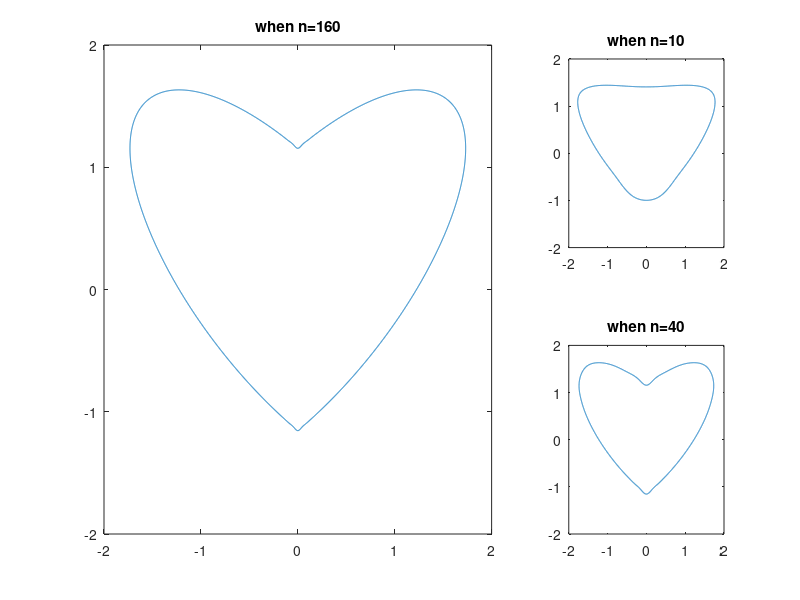

Reproduce this figure in MATLAB.
x = [0:0.002:9.40811184012];

t1 = ( 1.22474487139 + 0.691195440376*x.^1 + 0.081805349581*x.^2 + -0.236554902694*x.^3 ).*(x>=0 & x<1.34954900585) ...
+( -0.121625018164 + 3.6841283766*x.^1 + -2.13592288648*x.^2 + 0.311215309538*x.^3 ).*(x>=1.34954900585 & x<2.62408014202) ...
+( 9.59922230638 + -7.42930581569*x.^1 + 2.09925042791*x.^2 + -0.226772999402*x.^3 ).*(x>=2.62408014202 & x<3.5472907397) ...
+( -14.4147051081 + 12.8796531984*x.^1 + -3.6259524112*x.^2 + 0.311215309538*x.^3 ).*(x>=3.5472907397 & x<4.82182187587) ...
+( 46.9942772451 + -25.3272635651*x.^1 + 4.29779876566*x.^2 + -0.236554902694*x.^3 ).*(x>=4.82182187587 & x<6.17137088172) ...
+( -21.1492322802 + 7.79836321927*x.^1 + -1.06982982437*x.^2 + 0.0533660183303*x.^3 ).*(x>=6.17137088172 & x<6.89434385972) ...
+( -72.5414099687 + 30.1611197342*x.^1 + -4.31346793845*x.^2 + 0.210192066855*x.^3 ).*(x>=6.89434385972 & x<7.48613133372) ...
+( 203.161207839 + -80.3242319852*x.^1 + 10.4452033691*x.^2 + -0.446964064022*x.^3 ).*(x>=7.48613133372 & x<8.09335138812) ...
+( -145.219224284 + 48.811554446*x.^1 + -5.51058308308*x.^2 + 0.210192066855*x.^3 ).*(x>=8.09335138812 & x<8.68513886212) ...
+( -42.4771097922 + 13.3226177269*x.^1 + -1.42441505716*x.^2 + 0.0533660183303*x.^3 ).*(x>=8.68513886212 & x<9.40811184012);

y1 = ( 0 + 0.877899536886*x.^1 + 0.334640541139*x.^2 + -0.220056806729*x.^3 ).*(x>=0 & x<1.34954900585) ...
+( -0.936574088758 + 2.95987081328*x.^1 + -1.20807577918*x.^2 + 0.160988098797*x.^3 ).*(x>=1.34954900585 & x<2.62408014202) ...
+( 1.97230088766 + -0.365723092753*x.^1 + 0.059261240292*x.^2 + -2.40513492245e-16*x.^3 ).*(x>=2.62408014202 & x<3.5472907397) ...
+( 9.15824982908 + -6.44299400348*x.^1 + 1.77247601649*x.^2 + -0.160988098797*x.^3 ).*(x>=3.5472907397 & x<4.82182187587) ...
+( -33.5596259457 + 20.134849522*x.^1 + -3.73951596697*x.^2 + 0.220056806729*x.^3 ).*(x>=4.82182187587 & x<6.17137088172) ...
+( 70.0328619931 + -30.2230806321*x.^1 + 4.42041010444*x.^2 + -0.220684060943*x.^3 ).*(x>=6.17137088172 & x<6.89434385972) ...
+( -155.918077776 + 68.097054409*x.^1 + -9.84057499315*x.^2 + 0.468817622744*x.^3 ).*(x>=6.89434385972 & x<7.48613133372) ...
+( 40.7691930135 + -10.723605564*x.^1 + 0.68831589312*x.^2 + 2.31593552892e-15*x.^3 ).*(x>=7.48613133372 & x<8.09335138812) ...
+( 289.305086273 + -102.84955488*x.^1 + 12.0712331666*x.^2 + -0.468817622744*x.^3 ).*(x>=8.09335138812 & x<8.68513886212) ...
+( -162.411076913 + 53.181167377*x.^1 + -5.89402043892*x.^2 + 0.220684060943*x.^3 ).*(x>=8.68513886212 & x<9.40811184012);

subplot(2,3,3);
plot(t1,y1);
title('when n=10');
axis([-2 2 -2 2]);

x = [0:0.002:10.1486892136];

t2 = ( 1.22474487139 + 0.599897154753*x.^1 + -0.0949961731054*x.^2 + -0.0186107274767*x.^3 ).*(x>=0 & x<0.266253139773) ...
+( 1.22575662934 + 0.588497199603*x.^1 + -0.052179945063*x.^2 + -0.0722141367221*x.^3 ).*(x>=0.266253139773 & x<0.593014332353) ...
+( 1.21975438871 + 0.618861932659*x.^1 + -0.1033839909*x.^2 + -0.043432344533*x.^3 ).*(x>=0.593014332353 & x<0.979244462991) ...
+( 1.78185557236 + -1.10318359805*x.^1 + 1.65516108726*x.^2 + -0.642038427971*x.^3 ).*(x>=0.979244462991 & x<1.37557307207) ...
+( -0.445648492459 + 3.75480056154*x.^1 + -1.87644639927*x.^2 + 0.213752165354*x.^3 ).*(x>=1.37557307207 & x<1.71975449448) ...
+( -3.61157764657 + 9.27755831144*x.^1 + -5.08781044433*x.^2 + 0.836198383766*x.^3 ).*(x>=1.71975449448 & x<2.09244880354) ...
+( 4.90781361492 + -2.936921556*x.^1 + 0.749598741879*x.^2 + -0.0937183046511*x.^3 ).*(x>=2.09244880354 & x<2.49348409582) ...
+( 3.09466685849 + -0.755459769899*x.^1 + -0.125266186978*x.^2 + 0.023235175598*x.^3 ).*(x>=2.49348409582 & x<2.85044349958) ...
+( 3.55411190255 + -1.23901088479*x.^1 + 0.044374472437*x.^2 + 0.00339724985769*x.^3 ).*(x>=2.85044349958 & x<3.14377065039) ...
+( 6.96097841247 + -4.49007486699*x.^1 + 1.07850333988*x.^2 + -0.106251213983*x.^3 ).*(x>=3.14377065039 & x<3.38350123089) ...
+( 6.96097841247 + -4.49007486699*x.^1 + 1.07850333988*x.^2 + -0.106251213983*x.^3 ).*(x>=3.38350123089 & x<3.62323181139) ...
+( 1.74553888898 + -0.171742674918*x.^1 + -0.113342066888*x.^2 + 0.00339724985769*x.^3 ).*(x>=3.62323181139 & x<3.9165589622) ...
+( 0.553719991305 + 0.741164989063*x.^1 + -0.346431284436*x.^2 + 0.023235175598*x.^3 ).*(x>=3.9165589622 & x<4.27351836596) ...
+( 9.68159898442 + -5.66658493368*x.^1 + 1.15297725299*x.^2 + -0.0937183046511*x.^3 ).*(x>=4.27351836596 & x<4.67455365824) ...
+( -85.305470613 + 55.2935044408*x.^1 + -11.8878591201*x.^2 + 0.836198383766*x.^3 ).*(x>=4.67455365824 & x<5.0472479673) ...
+( -5.27308580817 + 7.72358991112*x.^1 + -2.46293788822*x.^2 + 0.213752165354*x.^3 ).*(x>=5.0472479673 & x<5.39142938971) ...
+( 128.842507034 + -66.9035171959*x.^1 + 11.3788657807*x.^2 + -0.642038427971*x.^3 ).*(x>=5.39142938971 & x<5.78775799879) ...
+( 12.7852725332 + -6.74694126881*x.^1 + 0.985104338027*x.^2 + -0.043432344533*x.^3 ).*(x>=5.78775799879 & x<6.17398812943) ...
+( 19.5588047938 + -10.0382655078*x.^1 + 1.51819966799*x.^2 + -0.0722141367222*x.^3 ).*(x>=6.17398812943 & x<6.50074932201) ...
+( 4.83287687517 + -3.24246681331*x.^1 + 0.472812689056*x.^2 + -0.0186107274767*x.^3 ).*(x>=6.50074932201 & x<6.76700246178) ...
+( 5.55998538473 + -3.56481419548*x.^1 + 0.520447869328*x.^2 + -0.0209571716391*x.^3 ).*(x>=6.76700246178 & x<6.98669731112) ...
+( 2.42521852839 + -2.21878471256*x.^1 + 0.327791822703*x.^2 + -0.0117656066767*x.^3 ).*(x>=6.98669731112 & x<7.1737217779) ...
+( 1.72562739233 + -1.92622061917*x.^1 + 0.287009073881*x.^2 + -0.00987060014753*x.^3 ).*(x>=7.1737217779 & x<7.33894211421) ...
+( 0.680647874552 + -1.4990557084*x.^1 + 0.228803830656*x.^2 + -0.00722692924244*x.^3 ).*(x>=7.33894211421 & x<7.49059203449) ...
+( -0.167522520108 + -1.15936143961*x.^1 + 0.183454375336*x.^2 + -0.00520886644617*x.^3 ).*(x>=7.49059203449 & x<7.63518631386) ...
+( -0.236414674101 + -1.13229249152*x.^1 + 0.179909085545*x.^2 + -0.00505408787037*x.^3 ).*(x>=7.63518631386 & x<7.77834965097) ...
+( -3.23929274642 + 0.0258753231415*x.^1 + 0.0310127429234*x.^2 + 0.00132671479784*x.^3 ).*(x>=7.77834965097 & x<7.92552766333) ...
+( 4.75507472014 + -3.0001821734*x.^1 + 0.412824229185*x.^2 + -0.0147315845138*x.^3 ).*(x>=7.92552766333 & x<8.08266981568) ...
+( -25.8330554383 + 8.35304548131*x.^1 + -0.9918140789*x.^2 + 0.0431963996844*x.^3 ).*(x>=8.08266981568 & x<8.25698786495) ...
+( 71.5432143913 + -27.026540182*x.^1 + 3.29299125714*x.^2 + -0.129780534363*x.^3 ).*(x>=8.25698786495 & x<8.45784583771) ...
+( 71.5432143913 + -27.026540182*x.^1 + 3.29299125714*x.^2 + -0.129780534363*x.^3 ).*(x>=8.45784583771 & x<8.65870381047) ...
+( -40.7482762186 + 11.8793375571*x.^1 + -1.20027685675*x.^2 + 0.0431963996843*x.^3 ).*(x>=8.65870381047 & x<8.83302185974) ...
+( -0.825904720668 + -1.67968181308*x.^1 + 0.33476059539*x.^2 + -0.0147315845137*x.^3 ).*(x>=8.83302185974 & x<8.99016401209) ...
+( -12.4940651855 + 2.21396032152*x.^1 + -0.0983396383069*x.^2 + 0.0013267147978*x.^3 ).*(x>=8.99016401209 & x<9.13734202445) ...
+( -7.62624016719 + 0.615741165903*x.^1 + 0.0765710908027*x.^2 + -0.0050540878704*x.^3 ).*(x>=9.13734202445 & x<9.28050536156) ...
+( -7.50252420883 + 0.575748960673*x.^1 + 0.0808803610064*x.^2 + -0.00520886644606*x.^3 ).*(x>=9.28050536156 & x<9.42509964093) ...
+( -5.81289064977 + 0.03794025092*x.^1 + 0.137941689824*x.^2 + -0.00722692924262*x.^3 ).*(x>=9.42509964093 & x<9.57674956121) ...
+( -3.49089296294 + -0.689445697307*x.^1 + 0.213895012356*x.^2 + -0.00987060014739*x.^3 ).*(x>=9.57674956121 & x<9.74196989752) ...
+( -1.73882454802 + -1.22898803834*x.^1 + 0.26927830205*x.^2 + -0.0117656066768*x.^3 ).*(x>=9.74196989752 & x<9.9289943643) ...
+( 7.25833151084 + -3.94743737835*x.^1 + 0.54306729218*x.^2 + -0.0209571716391*x.^3 ).*(x>=9.9289943643 & x<10.1486892136);

y2 = ( 0 + 0.800055509872*x.^1 + 0.0701857489273*x.^2 + 0.00865400737943*x.^3 ).*(x>=0 & x<0.266253139773) ...
+( 6.55712327557e-05 + 0.799316687793*x.^1 + 0.0729606348108*x.^2 + 0.00518001281186*x.^3 ).*(x>=0.266253139773 & x<0.593014332353) ...
+( -0.00487295244464 + 0.82430018351*x.^1 + 0.030830968876*x.^2 + 0.0288610964081*x.^3 ).*(x>=0.593014332353 & x<0.979244462991) ...
+( 0.132515496968 + 0.40339880105*x.^1 + 0.460653549822*x.^2 + -0.117449859705*x.^3 ).*(x>=0.979244462991 & x<1.37557307207) ...
+( 2.81989087105 + -5.45752293837*x.^1 + 4.72136630905*x.^2 + -1.14991961013*x.^3 ).*(x>=1.37557307207 & x<1.71975449448) ...
+( -6.52127005234 + 10.8375254887*x.^1 + -4.75385150799*x.^2 + 0.686625053164*x.^3 ).*(x>=1.71975449448 & x<2.09244880354) ...
+( -1.56921717665 + 3.73763439363*x.^1 + -1.3607500457*x.^2 + 0.146093873214*x.^3 ).*(x>=2.09244880354 & x<2.49348409582) ...
+( -4.49526179806 + 7.25806345067*x.^1 + -2.77260146394*x.^2 + 0.334832650494*x.^3 ).*(x>=2.49348409582 & x<2.85044349958) ...
+( 33.4921876707 + -32.7225039322*x.^1 + 11.2534851393*x.^2 + -1.30539007336*x.^3 ).*(x>=2.85044349958 & x<3.14377065039) ...
+( -219.305041524 + 208.513824007*x.^1 + -65.481224471*x.^2 + 6.83077486398*x.^3 ).*(x>=3.14377065039 & x<3.38350123089) ...
+( 309.869550599 + -260.681742371*x.^1 + 73.1903864904*x.^2 + -6.83077486398*x.^3 ).*(x>=3.38350123089 & x<3.62323181139) ...
+( -77.1279019662 + 59.7483096189*x.^1 + -15.2472483808*x.^2 + 1.30539007336*x.^3 ).*(x>=3.62323181139 & x<3.9165589622) ...
+( 21.4130677039 + -15.7319555484*x.^1 + 4.02483864659*x.^2 + -0.334832650494*x.^3 ).*(x>=3.9165589622 & x<4.27351836596) ...
+( 6.68255505353 + -5.39116976793*x.^1 + 1.60510275337*x.^2 + -0.146093873214*x.^3 ).*(x>=4.27351836596 & x<4.67455365824) ...
+( 61.895536441 + -40.8253430115*x.^1 + 9.18532876726*x.^2 + -0.686625053164*x.^3 ).*(x>=4.67455365824 & x<5.0472479673) ...
+( -174.242213064 + 99.5309963453*x.^1 + -18.6231601887*x.^2 + 1.14991961013*x.^3 ).*(x>=5.0472479673 & x<5.39142938971) ...
+( -12.4382697289 + 9.49701928298*x.^1 + -1.92369691946*x.^2 + 0.117449859705*x.^3 ).*(x>=5.39142938971 & x<5.78775799879) ...
+( 15.9283730659 + -5.20641655558*x.^1 + 0.616740300207*x.^2 + -0.0288610964081*x.^3 ).*(x>=5.78775799879 & x<6.17398812943) ...
+( 10.3552460468 + -2.49838072742*x.^1 + 0.178120113161*x.^2 + -0.00518001281187*x.^3 ).*(x>=6.17398812943 & x<6.50074932201) ...
+( 11.3096217911 + -2.9388110672*x.^1 + 0.24587081665*x.^2 + -0.00865400737943*x.^3 ).*(x>=6.50074932201 & x<6.76700246178) ...
+( 9.64649650273 + -2.20150146917*x.^1 + 0.136914214049*x.^2 + -0.00328695339374*x.^3 ).*(x>=6.76700246178 & x<6.98669731112) ...
+( 9.14342262983 + -1.98548787197*x.^1 + 0.10599637296*x.^2 + -0.00181187202545*x.^3 ).*(x>=6.98669731112 & x<7.1737217779) ...
+( 8.99843987415 + -1.9248571031*x.^1 + 0.0975445859041*x.^2 + -0.00141915225748*x.^3 ).*(x>=7.1737217779 & x<7.33894211421) ...
+( 5.70586192725 + -0.578922813527*x.^1 + -0.0858516405041*x.^2 + 0.00691066892356*x.^3 ).*(x>=7.33894211421 & x<7.49059203449) ...
+( 16.9345499374 + -5.07603917967*x.^1 + 0.514516974612*x.^2 + -0.0198058937705*x.^3 ).*(x>=7.49059203449 & x<7.63518631386) ...
+( -32.137013523 + 14.2050476635*x.^1 + -2.0107765874*x.^2 + 0.0904421717078*x.^3 ).*(x>=7.63518631386 & x<7.77834965097) ...
+( 153.467583943 + -57.3800336691*x.^1 + 7.19234291027*x.^2 + -0.303948237167*x.^3 ).*(x>=7.77834965097 & x<7.92552766333) ...
+( -527.1393648 + 200.245822042*x.^1 + -25.313487194*x.^2 + 1.06318808002*x.^3 ).*(x>=7.92552766333 & x<8.08266981568) ...
+( 1820.29781807 + -671.039496943*x.^1 + 82.4832357768*x.^2 + -3.38240252428*x.^3 ).*(x>=8.08266981568 & x<8.25698786495) ...
+( -5903.45235801 + 2135.21998984*x.^1 + -257.381559071*x.^2 + 10.3378871022*x.^3 ).*(x>=8.25698786495 & x<8.45784583771) ...
+( 6606.08001939 + -2301.91422286*x.^1 + 267.235973317*x.^2 + -10.3378871022*x.^3 ).*(x>=8.45784583771 & x<8.65870381047) ...
+( -2300.72470715 + 784.045842817*x.^1 + -89.1637988919*x.^2 + 3.38240252428*x.^3 ).*(x>=8.65870381047 & x<8.83302185974) ...
+( 763.053915391 + -256.519437511*x.^1 + 28.6401980699*x.^2 + -1.06318808002*x.^3 ).*(x>=8.83302185974 & x<8.99016401209) ...
+( -230.324375599 + 74.9689390037*x.^1 + -8.23214108536*x.^2 + 0.303948237167*x.^3 ).*(x>=8.99016401209 & x<9.13734202445) ...
+( 70.5505454935 + -23.8152326802*x.^1 + 2.5788990858*x.^2 + -0.0904421717078*x.^3 ).*(x>=9.13734202445 & x<9.28050536156) ...
+( -17.5717609645 + 4.6710306292*x.^1 + -0.490574202526*x.^2 + 0.0198058937706*x.^3 ).*(x>=9.28050536156 & x<9.42509964093) ...
+( 4.79681992799 + -2.44886679725*x.^1 + 0.264844593847*x.^2 + -0.00691066892374*x.^3 ).*(x>=9.42509964093 & x<9.57674956121) ...
+( -2.51945589139 + -0.156979835202*x.^1 + 0.0255267598154*x.^2 + 0.00141915225764*x.^3 ).*(x>=9.57674956121 & x<9.74196989752) ...
+( -2.88255326878 + -0.0451654749004*x.^1 + 0.0140491673492*x.^2 + 0.00181187202537*x.^3 ).*(x>=9.74196989752 & x<9.9289943643) ...
+( -4.32643549399 + 0.391096901398*x.^1 + -0.0298890564317*x.^2 + 0.00328695339376*x.^3 ).*(x>=9.9289943643 & x<10.1486892136);

subplot(2,3,6);
plot(t2,y2);
title('when n=40');
axis([-2 2 -2 2]);

x = [0:0.002:10.1905464804];

t3 = ( 1.22474487139 + 0.600005058942*x.^1 + -0.0940200900379*x.^2 + -0.0233215189249*x.^3 ).*(x>=0 & x<0.0616113746964) ...
+( 1.22474552903 + 0.599973037226*x.^1 + -0.093500352962*x.^2 + -0.0261334297585*x.^3 ).*(x>=0.0616113746964 & x<0.126370548914) ...
+( 1.22475242487 + 0.599809331961*x.^1 + -0.0922049145387*x.^2 + -0.0295504664926*x.^3 ).*(x>=0.126370548914 & x<0.194521749731) ...
+( 1.22478346444 + 0.599330626007*x.^1 + -0.0897439765966*x.^2 + -0.0337675406683*x.^3 ).*(x>=0.194521749731 & x<0.266300899065) ...
+( 1.22488343282 + 0.598204436988*x.^1 + -0.0855149671469*x.^2 + -0.0390610632268*x.^3 ).*(x>=0.266300899065 & x<0.341922180715) ...
+( 1.22515404588 + 0.595830097942*x.^1 + -0.0785708752437*x.^2 + -0.0458307243708*x.^3 ).*(x>=0.341922180715 & x<0.421558937988) ...
+( 1.22581597139 + 0.591119543066*x.^1 + -0.0673967440575*x.^2 + -0.0546662869927*x.^3 ).*(x>=0.421558937988 & x<0.505317467144) ...
+( 1.22733719323 + 0.582088259126*x.^1 + -0.049524248988*x.^2 + -0.0664559019256*x.^3 ).*(x>=0.505317467144 & x<0.593202484602) ...
+( 1.23069945764 + 0.565084295927*x.^1 + -0.0208595625778*x.^2 + -0.0825632105059*x.^3 ).*(x>=0.593202484602 & x<0.685073891286) ...
+( 1.23795053035 + 0.533331198312*x.^1 + 0.0254903246667*x.^2 + -0.10511546744*x.^3 ).*(x>=0.685073891286 & x<0.780596448436) ...
+( 1.25333338615 + 0.474211575774*x.^1 + 0.101226798559*x.^2 + -0.137456751272*x.^3 ).*(x>=0.780596448436 & x<0.879187809401) ...
+( 1.28549771046 + 0.364459174851*x.^1 + 0.22606065061*x.^2 + -0.184785983516*x.^3 ).*(x>=0.879187809401 & x<0.979976734321) ...
+( 1.35134187467 + 0.162890621513*x.^1 + 0.431747731005*x.^2 + -0.254749236449*x.^3 ).*(x>=0.979976734321 & x<1.08179247333) ...
+( 1.48037638791 + -0.194944683546*x.^1 + 0.762527722438*x.^2 + -0.356672664336*x.^3 ).*(x>=1.08179247333 & x<1.1832168699) ...
+( 1.70873929289 + -0.773949878943*x.^1 + 1.25187604913*x.^2 + -0.494530831377*x.^3 ).*(x>=1.1832168699 & x<1.28273783682) ...
+( 2.01571825482 + -1.49189618048*x.^1 + 1.81157443872*x.^2 + -0.639974525723*x.^3 ).*(x>=1.28273783682 & x<1.37903540731) ...
+( 2.0911787994 + -1.65605558679*x.^1 + 1.93061373636*x.^2 + -0.668748091412*x.^3 ).*(x>=1.37903540731 & x<1.47138963926) ...
+( 0.998086444574 + 0.572638279878*x.^1 + 0.415927342489*x.^2 + -0.325606172268*x.^3 ).*(x>=1.47138963926 & x<1.56009879258) ...
+( -2.01883237909 + 6.37403785407*x.^1 + -3.30268304409*x.^2 + 0.46891838055*x.^3 ).*(x>=1.56009879258 & x<1.64664903115) ...
+( -5.03884461537 + 11.876143365*x.^1 + -6.64407845189*x.^2 + 1.14532145625*x.^3 ).*(x>=1.64664903115 & x<1.73334222177) ...
+( -5.1115333688 + 12.0019501777*x.^1 + -6.71665893319*x.^2 + 1.15927916954*x.^3 ).*(x>=1.73334222177 & x<1.82242358242) ...
+( -2.80622214024 + 8.20704006329*x.^1 + -4.63431641357*x.^2 + 0.778404942545*x.^3 ).*(x>=1.82242358242 & x<1.91524716923) ...
+( -0.315392064785 + 4.30545997149*x.^1 + -2.59720070627*x.^2 + 0.423861372395*x.^3 ).*(x>=1.91524716923 & x<2.0119753368) ...
+( 1.4361430967 + 1.69379501301*x.^1 + -1.29914058062*x.^2 + 0.208805700174*x.^3 ).*(x>=2.0119753368 & x<2.11179463362) ...
+( 2.48459810105 + 0.204367507613*x.^1 + -0.593850643013*x.^2 + 0.0974801753681*x.^3 ).*(x>=2.11179463362 & x<2.21334333512) ...
+( 3.07485411225 + -0.5956746754*x.^1 + -0.232387434699*x.^2 + 0.0430431911946*x.^3 ).*(x>=2.21334333512 & x<2.31510827235) ...
+( 3.40020763792 + -1.0172793963*x.^1 + -0.0502772820399*x.^2 + 0.0168226532851*x.^3 ).*(x>=2.31510827235 & x<2.41569464767) ...
+( 3.57763541901 + -1.23762319835*x.^1 + 0.040936151027*x.^2 + 0.00423642773778*x.^3 ).*(x>=2.41569464767 & x<2.51396565693) ...
+( 3.67251818911 + -1.35085000776*x.^1 + 0.08597527441*x.^2 + -0.00173542835594*x.^3 ).*(x>=2.51396565693 & x<2.60908530649) ...
+( 3.72075708642 + -1.40631645478*x.^1 + 0.107234237039*x.^2 + -0.00445144567386*x.^3 ).*(x>=2.60908530649 & x<2.7005027121) ...
+( 3.74212803596 + -1.43005753393*x.^1 + 0.116025592455*x.^2 + -0.00553659615054*x.^3 ).*(x>=2.7005027121 & x<2.78790823399) ...
+( 3.74805774862 + -1.43643835299*x.^1 + 0.118314340334*x.^2 + -0.00581024789786*x.^3 ).*(x>=2.78790823399 & x<2.87118123851) ...
+( 3.74373523668 + -1.43192190671*x.^1 + 0.116741313102*x.^2 + -0.0056276253578*x.^3 ).*(x>=2.87118123851 & x<2.95034041746) ...
+( 3.73818727115 + -1.42628055885*x.^1 + 0.114829212443*x.^2 + -0.00541159371534*x.^3 ).*(x>=2.95034041746 & x<3.02550154074) ...
+( 3.71057256391 + -1.39889861222*x.^1 + 0.105778829798*x.^2 + -0.00441447169299*x.^3 ).*(x>=3.02550154074 & x<3.09684394301) ...
+( 3.76225952645 + -1.44896922943*x.^1 + 0.121947102444*x.^2 + -0.00615476739865*x.^3 ).*(x>=3.09684394301 & x<3.16458522101) ...
+( 3.46277823327 + -1.16506349873*x.^1 + 0.0322336926682*x.^2 + 0.00329496071313*x.^3 ).*(x>=3.16458522101 & x<3.22896286978) ...
+( 4.66066723233 + -2.27801126001*x.^1 + 0.376910236242*x.^2 + -0.0322867990732*x.^3 ).*(x>=3.22896286978 & x<3.29022142265) ...
+( -0.513407983698 + 2.43967294849*x.^1 + -1.05693983112*x.^2 + 0.11297698748*x.^3 ).*(x>=3.29022142265 & x<3.34860377488) ...
+( 21.2438957541 + -17.0526037141*x.^1 + 4.76407632159*x.^2 + -0.466470103908*x.^3 ).*(x>=3.34860377488 & x<3.40434558876) ...
+( 21.2438957541 + -17.0526037141*x.^1 + 4.76407632159*x.^2 + -0.466470103908*x.^3 ).*(x>=3.40434558876 & x<3.46008740264) ...
+( -2.75962764974 + 3.75917409145*x.^1 + -1.25073642265*x.^2 + 0.112976987481*x.^3 ).*(x>=3.46008740264 & x<3.51846975487) ...
+( 3.56767818708 + -1.63576144386*x.^1 + 0.282582295762*x.^2 + -0.0322867990735*x.^3 ).*(x>=3.51846975487 & x<3.57972830775) ...
+( 1.93546222165 + -0.267878890952*x.^1 + -0.0995368024788*x.^2 + 0.00329496071288*x.^3 ).*(x>=3.57972830775 & x<3.64410595651) ...
+( 2.39275285027 + -0.644342117392*x.^1 + 0.00377062901018*x.^2 + -0.00615476739802*x.^3 ).*(x>=3.64410595651 & x<3.71184723451) ...
+( 2.30375216916 + -0.572409727271*x.^1 + -0.0156085063844*x.^2 + -0.00441447169346*x.^3 ).*(x>=3.71184723451 & x<3.78318963678) ...
+( 2.35774332711 + -0.615223725349*x.^1 + -0.00429160128876*x.^2 + -0.00541159371501*x.^3 ).*(x>=3.78318963678 & x<3.85835076006) ...
+( 2.37015191864 + -0.624871830696*x.^1 + -0.00179102372404*x.^2 + -0.00562762535826*x.^3 ).*(x>=3.85835076006 & x<3.93750993901) ...
+( 2.38130049381 + -0.633365961769*x.^1 + 0.000366210468054*x.^2 + -0.00581024789767*x.^3 ).*(x>=3.93750993901 & x<4.02078294354) ...
+( 2.36351237127 + -0.620093828361*x.^1 + -0.00293467236852*x.^2 + -0.00553659615016*x.^3 ).*(x>=4.02078294354 & x<4.10818846542) ...
+( 2.28827371306 + -0.565150882942*x.^1 + -0.0163086803726*x.^2 + -0.00445144567433*x.^3 ).*(x>=4.10818846542 & x<4.19960587104) ...
+( 2.08710606544 + -0.421446220795*x.^1 + -0.0505272872038*x.^2 + -0.00173542835573*x.^3 ).*(x>=4.19960587104 & x<4.2947255206) ...
+( 1.61404677873 + -0.0909995244148*x.^1 + -0.127469735515*x.^2 + 0.00423642773785*x.^3 ).*(x>=4.2947255206 & x<4.39299652986) ...
+( 0.547013189788 + 0.637683219828*x.^1 + -0.293343470969*x.^2 + 0.0168226532847*x.^3 ).*(x>=4.39299652986 & x<4.49358290518) ...
+( -1.83212612142 + 2.22604112581*x.^1 + -0.646815953729*x.^2 + 0.0430431911953*x.^3 ).*(x>=4.49358290518 & x<4.5953478424) ...
+( -7.11474439209 + 5.67471473127*x.^1 + -1.39728658702*x.^2 + 0.0974801753675*x.^3 ).*(x>=4.5953478424 & x<4.6968965439) ...
+( -18.6500135898 + 13.0425175495*x.^1 + -2.96594000515*x.^2 + 0.208805700174*x.^3 ).*(x>=4.6968965439 & x<4.79671584072) ...
+( -42.3846660138 + 27.8868317921*x.^1 + -6.06062285389*x.^2 + 0.423861372395*x.^3 ).*(x>=4.79671584072 & x<4.89344400829) ...
+( -83.9291609762 + 53.3563139555*x.^1 + -11.265440181*x.^2 + 0.778404942545*x.^3 ).*(x>=4.89344400829 & x<4.98626759511) ...
+( -131.147241805 + 81.7651868817*x.^1 + -16.9628626286*x.^2 + 1.15927916954*x.^3 ).*(x>=4.98626759511 & x<5.07534895575) ...
+( -129.322455572 + 80.6865696779*x.^1 + -16.7503418319*x.^2 + 1.14532145625*x.^3 ).*(x>=5.07534895575 & x<5.16204214638) ...
+( -36.2823462513 + 26.6148825343*x.^1 + -6.27547827778*x.^2 + 0.468918380549*x.^3 ).*(x>=5.16204214638 & x<5.24859238494) ...
+( 78.5953877859 + -39.0471420307*x.^1 + 6.2349282749*x.^2 + -0.325606172267*x.^3 ).*(x>=5.24859238494 & x<5.33730153827) ...
+( 130.767569061 + -68.3721750463*x.^1 + 11.7292839536*x.^2 + -0.668748091412*x.^3 ).*(x>=5.33730153827 & x<5.42965577021) ...
+( 126.161710735 + -65.8273406109*x.^1 + 11.2605922827*x.^2 + -0.639974525723*x.^3 ).*(x>=5.42965577021 & x<5.5259533407) ...
+( 101.619338544 + -52.503464705*x.^1 + 8.84944707669*x.^2 + -0.494530831376*x.^3 ).*(x>=5.5259533407 & x<5.62547430762) ...
+( 77.0773394103 + -39.4155020951*x.^1 + 6.52289434636*x.^2 + -0.356672664337*x.^3 ).*(x>=5.62547430762 & x<5.7268987042) ...
+( 57.9333464491 + -29.3870413435*x.^1 + 4.77177890506*x.^2 + -0.254749236449*x.^3 ).*(x>=5.7268987042 & x<5.8287144432) ...
+( 44.0789270245 + -22.2562651356*x.^1 + 3.54839143647*x.^2 + -0.184785983516*x.^3 ).*(x>=5.8287144432 & x<5.92950336812) ...
+( 34.2119431182 + -17.2641182591*x.^1 + 2.70647491047*x.^2 + -0.137456751272*x.^3 ).*(x>=5.92950336812 & x<6.02809472909) ...
+( 27.127634682 + -13.738472717*x.^1 + 2.12160594267*x.^2 + -0.10511546744*x.^3 ).*(x>=6.02809472909 & x<6.12361728624) ...
+( 21.9490136385 + -11.2014325324*x.^1 + 1.70730177145*x.^2 + -0.0825632105055*x.^3 ).*(x>=6.12361728624 & x<6.21548869292) ...
+( 18.0813488996 + -9.3346454156*x.^1 + 1.4069573884*x.^2 + -0.0664559019261*x.^3 ).*(x>=6.21548869292 & x<6.30337371038) ...
+( 15.1286525386 + -7.92935207746*x.^1 + 1.18401434192*x.^2 + -0.0546662869923*x.^3 ).*(x>=6.30337371038 & x<6.38713223954) ...
+( 12.8264054472 + -6.84799959947*x.^1 + 1.01471262129*x.^2 + -0.0458307243709*x.^3 ).*(x>=6.38713223954 & x<6.46676899681) ...
+( 10.9956557406 + -5.99869616491*x.^1 + 0.883379116884*x.^2 + -0.0390610632271*x.^3 ).*(x>=6.46676899681 & x<6.54239027846) ...
+( 9.51329429201 + -5.31896228224*x.^1 + 0.779482245291*x.^2 + -0.0337675406678*x.^3 ).*(x>=6.54239027846 & x<6.61416942779) ...
+( 8.29307696791 + -4.76550624936*x.^1 + 0.695804916049*x.^2 + -0.0295504664931*x.^3 ).*(x>=6.61416942779 & x<6.68232062861) ...
+( 7.27347285758 + -4.30775923287*x.^1 + 0.627303710863*x.^2 + -0.0261334297583*x.^3 ).*(x>=6.68232062861 & x<6.74707980283) ...
+( 6.40980036888 + -3.92373865777*x.^1 + 0.570387150468*x.^2 + -0.0233215189238*x.^3 ).*(x>=6.74707980283 & x<6.80869117752) ...
+( 5.66906456738 + -3.5973605997*x.^1 + 0.52245164428*x.^2 + -0.0209747386623*x.^3 ).*(x>=6.80869117752 & x<6.86739817988) ...
+( 5.02651366001 + -3.31666437799*x.^1 + 0.481577908061*x.^2 + -0.0189907880622*x.^3 ).*(x>=6.86739817988 & x<6.92343753051) ...
+( 4.46330437315 + -3.07261973208*x.^1 + 0.446328850807*x.^2 + -0.017293699629*x.^3 ).*(x>=6.92343753051 & x<6.97703564017) ...
+( 3.96489341706 + -2.85831197369*x.^1 + 0.415612688608*x.^2 + -0.0158262109617*x.^3 ).*(x>=6.97703564017 & x<7.02840662758) ...
+( 3.51991182773 + -2.66837635404*x.^1 + 0.388588694449*x.^2 + -0.0145445551711*x.^3 ).*(x>=7.02840662758 & x<7.07775145322) ...
+( 3.11936537641 + -2.49859936174*x.^1 + 0.36460127508*x.^2 + -0.0134148451906*x.^3 ).*(x>=7.07775145322 & x<7.12525780195) ...
+( 2.75605850668 + -2.34563358289*x.^1 + 0.343133170612*x.^2 + -0.012410525765*x.^3 ).*(x>=7.12525780195 & x<7.17110045314) ...
+( 2.42417375539 + -2.20679097981*x.^1 + 0.323771762417*x.^2 + -0.0115105519362*x.^3 ).*(x>=7.17110045314 & x<7.21544195467) ...
+( 2.11896070186 + -2.07989103849*x.^1 + 0.306184490271*x.^2 + -0.0106980689191*x.^3 ).*(x>=7.21544195467 & x<7.25843347404) ...
+( 1.836503271 + -1.96314790161*x.^1 + 0.290100697907*x.^2 + -0.00995944340989*x.^3 ).*(x>=7.25843347404 & x<7.30021574055) ...
+( 1.57354355457 + -1.85508545835*x.^1 + 0.275298060957*x.^2 + -0.00928354388965*x.^3 ).*(x>=7.30021574055 & x<7.34092002182) ...
+( 1.32734703941 + -1.75447279083*x.^1 + 0.261592330991*x.^2 + -0.00866120000879*x.^3 ).*(x>=7.34092002182 & x<7.38066909797) ...
+( 1.09559844998 + -1.66027458751*x.^1 + 0.248829503927*x.^2 + -0.00808479214773*x.^3 ).*(x>=7.38066909797 & x<7.41957821123) ...
+( 0.876320368963 + -1.57161264146*x.^1 + 0.236879775314*x.^2 + -0.00754793644547*x.^3 ).*(x>=7.41957821123 & x<7.45775597869) ...
+( 0.667809101104 + -1.48773569438*x.^1 + 0.225632833563*x.^2 + -0.00704524091692*x.^3 ).*(x>=7.45775597869 & x<7.4953052623) ...
+( 0.468583592326 + -1.40799557635*x.^1 + 0.214994158387*x.^2 + -0.00657211474863*x.^3 ).*(x>=7.4953052623 & x<7.53232399517) ...
+( 0.277344295238 + -1.331828129*x.^1 + 0.204882080442*x.^2 + -0.00612461771447*x.^3 ).*(x>=7.53232399517 & x<7.56890596584) ...
+( 0.0929398157012 + -1.25873785135*x.^1 + 0.195225430196*x.^2 + -0.00569934047759*x.^3 ).*(x>=7.56890596584 & x<7.6051415646) ...
+( -0.0856606093716 + -1.1882853462*x.^1 + 0.18596163089*x.^2 + -0.00529330818014*x.^3 ).*(x>=7.6051415646 & x<7.64111849668) ...
+( -0.259389974625 + -1.12007699477*x.^1 + 0.177035143039*x.^2 + -0.00490390236844*x.^3 ).*(x>=7.64111849668 & x<7.67692246854) ...
+( -0.429102790059 + -1.05375635021*x.^1 + 0.168396180639*x.^2 + -0.00452879709088*x.^3 ).*(x>=7.67692246854 & x<7.71263785332) ...
+( -0.595591679098 + -0.988996837759*x.^1 + 0.159999635425*x.^2 + -0.00416590589102*x.^3 ).*(x>=7.71263785332 & x<7.74834834229) ...
+( -0.759602019084 + -0.925495430979*x.^1 + 0.151804158921*x.^2 + -0.00381333713953*x.^3 ).*(x>=7.74834834229 & x<7.78413758908) ...
+( -0.921844040654 + -0.862967493987*x.^1 + 0.143771421026*x.^2 + -0.00346935821217*x.^3 ).*(x>=7.78413758908 & x<7.82008985343) ...
+( -1.08300815554 + -0.801140538833*x.^1 + 0.13586525162*x.^2 + -0.00313235571584*x.^3 ).*(x>=7.82008985343 & x<7.85629065148) ...
+( -1.24376274266 + -0.739754856615*x.^1 + 0.128051680949*x.^2 + -0.00280083494191*x.^3 ).*(x>=7.85629065148 & x<7.89282741923) ...
+( -1.40481489442 + -0.678540233564*x.^1 + 0.120295952893*x.^2 + -0.00247329164876*x.^3 ).*(x>=7.89282741923 & x<7.92979019602) ...
+( -1.56673466792 + -0.617282708646*x.^1 + 0.112570966052*x.^2 + -0.00214856734332*x.^3 ).*(x>=7.92979019602 & x<7.96727233431) ...
+( -1.73065733707 + -0.555559199418*x.^1 + 0.104823834206*x.^2 + -0.00182444420886*x.^3 ).*(x>=7.96727233431 & x<8.00537124177) ...
+( -1.89573878929 + -0.493695190656*x.^1 + 0.0970960216046*x.^2 + -0.00150266805932*x.^3 ).*(x>=8.00537124177 & x<8.04418916091) ...
+( -2.06858193527 + -0.429235065768*x.^1 + 0.0890827683607*x.^2 + -0.00117061664168*x.^3 ).*(x>=8.04418916091 & x<8.08383399032) ...
+( -2.22868543217 + -0.369818891304*x.^1 + 0.0817327690243*x.^2 + -0.000867542657019*x.^3 ).*(x>=8.08383399032 & x<8.12442014953) ...
+( -2.45493229767 + -0.286275624953*x.^1 + 0.0714497870006*x.^2 + -0.00044564661872*x.^3 ).*(x>=8.12442014953 & x<8.1660694869) ...
+( -2.46432072933 + -0.282826561114*x.^1 + 0.071027421768*x.^2 + -0.000428405960762*x.^3 ).*(x>=8.1660694869 & x<8.20891222549) ...
+( -3.2889442161 + 0.0185374189565*x.^1 + 0.0343156173543*x.^2 + 0.00106232360264*x.^3 ).*(x>=8.20891222549 & x<8.2530879352) ...
+( -1.19888805189 + -0.741198638853*x.^1 + 0.126370380829*x.^2 + -0.00265566915342*x.^3 ).*(x>=8.2530879352 & x<8.29874651062) ...
+( -9.65625867945 + 2.31614403937*x.^1 + -0.24203979706*x.^2 + 0.0121421551291*x.^3 ).*(x>=8.29874651062 & x<8.34604911971) ...
+( 19.7540508875 + -8.25543628986*x.^1 + 1.02461705789*x.^2 + -0.0384469254758*x.^3 ).*(x>=8.34604911971 & x<8.39516906941) ...
+( -86.6115891146 + 29.7541520065*x.^1 + -3.50293777538*x.^2 + 0.141321335526*x.^3 ).*(x>=8.39516906941 & x<8.44629250598) ...
+( 292.276072376 + -104.821223363*x.^1 + 12.4301328913*x.^2 + -0.487478052111*x.^3 ).*(x>=8.44629250598 & x<8.49961882898) ...
+( 292.276072376 + -104.821223363*x.^1 + 12.4301328913*x.^2 + -0.487478052111*x.^3 ).*(x>=8.49961882898 & x<8.55294515198) ...
+( -101.146407096 + 33.1742176744*x.^1 + -3.70412713085*x.^2 + 0.141321335526*x.^3 ).*(x>=8.55294515198 & x<8.60406858855) ...
+( 13.3586344284 + -6.75051340331*x.^1 + 0.936088212254*x.^2 + -0.0384469254758*x.^3 ).*(x>=8.60406858855 & x<8.65318853825) ...
+( -19.4195795319 + 4.61346433114*x.^1 + -0.377182345092*x.^2 + 0.0121421551288*x.^3 ).*(x>=8.65318853825 & x<8.70049114735) ...
+( -9.6735174311 + 1.25294297584*x.^1 + 0.0090626723895*x.^2 + -0.0026556691526*x.^3 ).*(x>=8.70049114735 & x<8.74614972277) ...
+( -12.1609955086 + 2.10616804847*x.^1 + -0.0884916914929*x.^2 + 0.00106232360134*x.^3 ).*(x>=8.74614972277 & x<8.79032543248) ...
+( -11.1484519283 + 1.76060282861*x.^1 + -0.0491796975842*x.^2 + -0.00042840595927*x.^3 ).*(x>=8.79032543248 & x<8.83316817106) ...
+( -11.1365695486 + 1.75656722797*x.^1 + -0.0487228285919*x.^2 + -0.00044564662096*x.^3 ).*(x>=8.83316817106 & x<8.87481750844) ...
+( -10.8416634658 + 1.65687861491*x.^1 + -0.0374900778381*x.^2 + -0.000867542648422*x.^3 ).*(x>=8.87481750844 & x<8.91540366764) ...
+( -10.6268943997 + 1.58460962719*x.^1 + -0.0293839964518*x.^2 + -0.00117061665712*x.^3 ).*(x>=8.91540366764 & x<8.95504849705) ...
+( -10.3884379197 + 1.50472514188*x.^1 + -0.0204633875539*x.^2 + -0.00150266804694*x.^3 ).*(x>=8.95504849705 & x<8.9938664162) ...
+( -10.1543423578 + 1.42664007221*x.^1 + -0.0117813518127*x.^2 + -0.0018244442197*x.^3 ).*(x>=8.9938664162 & x<9.03196532365) ...
+( -9.91553000849 + 1.34731768531*x.^1 + -0.00299894576333*x.^2 + -0.00214856732893*x.^3 ).*(x>=9.03196532365 & x<9.06944746194) ...
+( -9.67328361559 + 1.26718720529*x.^1 + 0.00583626502116*x.^2 + -0.00247329166014*x.^3 ).*(x>=9.06944746194 & x<9.10641023873) ...
+( -9.42593452012 + 1.18570094814*x.^1 + 0.0147844954451*x.^2 + -0.0028008349397*x.^3 ).*(x>=9.10641023873 & x<9.14294700648) ...
+( -9.17255625698 + 1.1025620227*x.^1 + 0.0238777260385*x.^2 + -0.00313235571329*x.^3 ).*(x>=9.14294700648 & x<9.17914780453) ...
+( -8.91191676877 + 1.01737781157*x.^1 + 0.0331579133663*x.^2 + -0.00346935821524*x.^3 ).*(x>=9.17914780453 & x<9.21510006889) ...
+( -8.64274346459 + 0.929747736309*x.^1 + 0.0426673136552*x.^2 + -0.00381333712731*x.^3 ).*(x>=9.21510006889 & x<9.25088931567) ...
+( -8.36362130648 + 0.839230333523*x.^1 + 0.0524520380959*x.^2 + -0.00416590591311*x.^3 ).*(x>=9.25088931567 & x<9.28659980464) ...
+( -8.0729871992 + 0.745342113919*x.^1 + 0.0625621129974*x.^2 + -0.0045287970722*x.^3 ).*(x>=9.28659980464 & x<9.32231518942) ...
+( -7.76909149948 + 0.647545903359*x.^1 + 0.0730526626701*x.^2 + -0.00490390237811*x.^3 ).*(x>=9.32231518942 & x<9.35811916128) ...
+( -7.44996113623 + 0.545239972726*x.^1 + 0.0839849802513*x.^2 + -0.00529330817618*x.^3 ).*(x>=9.35811916128 & x<9.39409609337) ...
+( -7.11335225174 + 0.43774408984*x.^1 + 0.0954278994866*x.^2 + -0.00569934047283*x.^3 ).*(x>=9.39409609337 & x<9.43033169212) ...
+( -6.75669335673 + 0.324282896752*x.^1 + 0.107459416171*x.^2 + -0.0061246177263*x.^3 ).*(x>=9.43033169212 & x<9.4669136628) ...
+( -6.37701539162 + 0.203965554066*x.^1 + 0.120168663025*x.^2 + -0.00657211474263*x.^3 ).*(x>=9.4669136628 & x<9.50393239566) ...
+( -5.97086489687 + 0.0757605718007*x.^1 + 0.133658340447*x.^2 + -0.00704524091333*x.^3 ).*(x>=9.50393239566 & x<9.54148167928) ...
+( -5.53419576585 + -0.0615354412393*x.^1 + 0.148047721222*x.^2 + -0.00754793645051*x.^3 ).*(x>=9.54148167928 & x<9.57965944673) ...
+( -5.06223295972 + -0.209336981186*x.^1 + 0.16347640538*x.^2 + -0.00808479214439*x.^3 ).*(x>=9.57965944673 & x<9.61856856) ...
+( -4.5492992573 + -0.36931932135*x.^1 + 0.180109061182*x.^2 + -0.00866120001278*x.^3 ).*(x>=9.61856856 & x<9.65831763614) ...
+( -3.98859368867 + -0.543481817272*x.^1 + 0.198141445546*x.^2 + -0.00928354388408*x.^3 ).*(x>=9.65831763614 & x<9.69902191741) ...
+( -3.37190502162 + -0.734229504707*x.^1 + 0.217808138647*x.^2 + -0.00995944341529*x.^3 ).*(x>=9.69902191741 & x<9.74080418393) ...
+( -2.68923829196 + -0.944479105286*x.^1 + 0.239392557819*x.^2 + -0.0106980689184*x.^3 ).*(x>=9.74080418393 & x<9.78379570329) ...
+( -1.92832281591 + -1.17779820734*x.^1 + 0.263240061296*x.^2 + -0.0115105519328*x.^3 ).*(x>=9.78379570329 & x<9.82813720483) ...
+( -1.07395768225 + -1.43858978438*x.^1 + 0.289775260348*x.^2 + -0.0124105257698*x.^3 ).*(x>=9.82813720483 & x<9.87397985602) ...
+( -0.107131128761 + -1.7323395897*x.^1 + 0.319525149411*x.^2 + -0.0134148451863*x.^3 ).*(x>=9.87397985602 & x<9.92148620474) ...
+( 0.996177887234 + -2.06595160907*x.^1 + 0.353150355604*x.^2 + -0.0145445551746*x.^3 ).*(x>=9.92148620474 & x<9.97083103038) ...
+( 2.26665098121 + -2.44820854135*x.^1 + 0.391487875427*x.^2 + -0.0158262109599*x.^3 ).*(x>=9.97083103038 & x<10.0222020178) ...
+( 3.7439357285 + -2.89041218422*x.^1 + 0.435610279075*x.^2 + -0.0172936996272*x.^3 ).*(x>=10.0222020178 & x<10.0758001274) ...
+( 5.47990928946 + -3.40728633983*x.^1 + 0.486908850807*x.^2 + -0.0189907880663*x.^3 ).*(x>=10.0758001274 & x<10.1318394781) ...
+( 7.54336786176 + -4.01826875129*x.^1 + 0.547212057622*x.^2 + -0.0209747386591*x.^3 ).*(x>=10.1318394781 & x<10.1905464804);

y3 = ( 0 + 0.800006641521*x.^1 + 0.0705453634883*x.^2 + 0.00541556506306*x.^3 ).*(x>=0 & x<0.0616113746964) ...
+( -1.67801807553e-07 + 0.800014812178*x.^1 + 0.0704127474373*x.^2 + 0.00613305189949*x.^3 ).*(x>=0.0616113746964 & x<0.126370548914) ...
+( -1.73282341552e-06 + 0.800051965335*x.^1 + 0.0701187457323*x.^2 + 0.00690855354266*x.^3 ).*(x>=0.126370548914 & x<0.194521749731) ...
+( -7.8663986515e-06 + 0.80014656003*x.^1 + 0.069632452062*x.^2 + 0.00774186853347*x.^3 ).*(x>=0.194521749731 & x<0.266300899065) ...
+( -2.45169158846e-05 + 0.800334135633*x.^1 + 0.0689280774108*x.^2 + 0.00862354618178*x.^3 ).*(x>=0.266300899065 & x<0.341922180715) ...
+( -6.05327691505e-05 + 0.800650136074*x.^1 + 0.0680038892225*x.^2 + 0.00952451940549*x.^3 ).*(x>=0.341922180715 & x<0.421558937988) ...
+( -0.000124249510689 + 0.80110357261*x.^1 + 0.0669282708563*x.^2 + 0.0103750278945*x.^3 ).*(x>=0.421558937988 & x<0.505317467144) ...
+( -0.000207621161398 + 0.801598538584*x.^1 + 0.0659487559853*x.^2 + 0.0110211661705*x.^3 ).*(x>=0.505317467144 & x<0.593202484602) ...
+( -0.000231097704443 + 0.801717266389*x.^1 + 0.0657486088038*x.^2 + 0.0111336332098*x.^3 ).*(x>=0.593202484602 & x<0.685073891286) ...
+( 0.000129459724205 + 0.800138353078*x.^1 + 0.0680533431267*x.^2 + 0.0100122289583*x.^3 ).*(x>=0.685073891286 & x<0.780596448436) ...
+( 0.00196226205946 + 0.793094499603*x.^1 + 0.0770770242989*x.^2 + 0.0061589015058*x.^3 ).*(x>=0.780596448436 & x<0.879187809401) ...
+( 0.00863828446905 + 0.770314307459*x.^1 + 0.102987520214*x.^2 + -0.00366474695623*x.^3 ).*(x>=0.879187809401 & x<0.979976734321) ...
+( 0.0301322807806 + 0.704514797454*x.^1 + 0.170131471392*x.^2 + -0.0265033677883*x.^3 ).*(x>=0.979976734321 & x<1.08179247333) ...
+( 0.0946753603285 + 0.525525533415*x.^1 + 0.335587664195*x.^2 + -0.077485479078*x.^3 ).*(x>=1.08179247333 & x<1.1832168699) ...
+( 0.276380297921 + 0.0648197856836*x.^1 + 0.72495478653*x.^2 + -0.187177154442*x.^3 ).*(x>=1.1832168699 & x<1.28273783682) ...
+( 0.739139834784 + -1.01745795708*x.^1 + 1.56867960051*x.^2 + -0.406428194357*x.^3 ).*(x>=1.28273783682 & x<1.37903540731) ...
+( 1.70322021954 + -3.11475084669*x.^1 + 3.08952009416*x.^2 + -0.774037922524*x.^3 ).*(x>=1.37903540731 & x<1.47138963926) ...
+( 2.94996017229 + -5.65671509494*x.^1 + 4.81711432238*x.^2 + -1.16541266608*x.^3 ).*(x>=1.47138963926 & x<1.56009879258) ...
+( 2.85420372533 + -5.47257974258*x.^1 + 4.69908631465*x.^2 + -1.14019460334*x.^3 ).*(x>=1.56009879258 & x<1.64664903115) ...
+( -0.171729071146 + 0.0403123295582*x.^1 + 1.35114029345*x.^2 + -0.462465478335*x.^3 ).*(x>=1.64664903115 & x<1.73334222177) ...
+( -4.12937251386 + 6.8900447015*x.^1 + -2.60060811831*x.^2 + 0.297482242341*x.^3 ).*(x>=1.73334222177 & x<1.82242358242) ...
+( -6.06042920018 + 10.0688721239*x.^1 + -4.3448938338*x.^2 + 0.616523642726*x.^3 ).*(x>=1.82242358242 & x<1.91524716923) ...
+( -5.88890488041 + 9.80020029521*x.^1 + -4.20461333477*x.^2 + 0.5921089525*x.^3 ).*(x>=1.91524716923 & x<2.0119753368) ...
+( -4.82220897243 + 8.20967994169*x.^1 + -3.41408657014*x.^2 + 0.461138698181*x.^3 ).*(x>=2.0119753368 & x<2.11179463362) ...
+( -3.64254570818 + 6.53385894263*x.^1 + -2.62053355491*x.^2 + 0.335881408703*x.^3 ).*(x>=2.11179463362 & x<2.21334333512) ...
+( -2.62828569444 + 5.1591151363*x.^1 + -1.99941717205*x.^2 + 0.24234020748*x.^3 ).*(x>=2.21334333512 & x<2.31510827235) ...
+( -1.82315710573 + 4.11580075012*x.^1 + -1.54876248836*x.^2 + 0.17745415887*x.^3 ).*(x>=2.31510827235 & x<2.41569464767) ...
+( -1.19829628177 + 3.33979933218*x.^1 + -1.2275292486*x.^2 + 0.133128297284*x.^3 ).*(x>=2.41569464767 & x<2.51396565693) ...
+( -0.711882862708 + 2.75934579529*x.^1 + -0.996637654959*x.^2 + 0.102513772246*x.^3 ).*(x>=2.51396565693 & x<2.60908530649) ...
+( -0.332610114778 + 2.32324727411*x.^1 + -0.829491521371*x.^2 + 0.0811594003813*x.^3 ).*(x>=2.60908530649 & x<2.7005027121) ...
+( -0.0163542480596 + 1.97191728066*x.^1 + -0.699393524478*x.^2 + 0.0651009092084*x.^3 ).*(x>=2.7005027121 & x<2.78790823399) ...
+( 0.179820338848 + 1.76081859615*x.^1 + -0.623674143928*x.^2 + 0.056047600635*x.^3 ).*(x>=2.78790823399 & x<2.87118123851) ...
+( 0.606950758436 + 1.31452449198*x.^1 + -0.468234947618*x.^2 + 0.0380016950886*x.^3 ).*(x>=2.87118123851 & x<2.95034041746) ...
+( -0.201663501155 + 2.13674919677*x.^1 + -0.746923027109*x.^2 + 0.0694882401488*x.^3 ).*(x>=2.95034041746 & x<3.02550154074) ...
+( 4.20270555429 + -2.2304960313*x.^1 + 0.696555077019*x.^2 + -0.0895463402549*x.^3 ).*(x>=3.02550154074 & x<3.09684394301) ...
+( -14.1114968593 + 15.5109879607*x.^1 + -5.03233676206*x.^2 + 0.527091323175*x.^3 ).*(x>=3.09684394301 & x<3.16458522101) ...
+( 65.3100794197 + -59.7799940153*x.^1 + 18.7594010859*x.^2 + -1.97894935161*x.^3 ).*(x>=3.16458522101 & x<3.22896286978) ...
+( -273.660752952 + 255.154719739*x.^1 + -78.7749238522*x.^2 + 8.08974544521*x.^3 ).*(x>=3.22896286978 & x<3.29022142265) ...
+( 1166.8460049 + -1058.28888129*x.^1 + 320.4211886*x.^2 + -32.3529341573*x.^3 ).*(x>=3.29022142265 & x<3.34860377488) ...
+( -4914.23633103 + 4389.72713799*x.^1 + -1306.53033673*x.^2 + 129.600289207*x.^3 ).*(x>=3.34860377488 & x<3.40434558876) ...
+( 5312.49597886 + -4622.34173978*x.^1 + 1340.69470044*x.^2 + -129.600289207*x.^3 ).*(x>=3.40434558876 & x<3.46008740264) ...
+( -1396.39607551 + 1194.46975109*x.^1 + -340.42222349*x.^2 + 32.3529341573*x.^3 ).*(x>=3.46008740264 & x<3.51846975487) ...
+( 365.179942678 + -307.526407111*x.^1 + 86.4668114716*x.^2 + -8.08974544521*x.^3 ).*(x>=3.51846975487 & x<3.57972830775) ...
+( -96.6939077755 + 79.5480947053*x.^1 + -21.6627638872*x.^2 + 1.97894935161*x.^3 ).*(x>=3.57972830775 & x<3.64410595651) ...
+( 24.5782496969 + -20.2888685331*x.^1 + 5.7340693635*x.^2 + -0.527091323176*x.^3 ).*(x>=3.64410595651 & x<3.71184723451) ...
+( -6.95729446538 + 5.19888096453*x.^1 + -1.1325250536*x.^2 + 0.0895463402552*x.^3 ).*(x>=3.71184723451 & x<3.78318963678) ...
+( 1.65394965911 + -1.62967769991*x.^1 + 0.672448875817*x.^2 + -0.0694882401486*x.^3 ).*(x>=3.78318963678 & x<3.85835076006) ...
+( -0.154598711767 + -0.223469335244*x.^1 + 0.307990470629*x.^2 + -0.038001695089*x.^3 ).*(x>=3.85835076006 & x<3.93750993901) ...
+( 0.947051364902 + -1.06281965593*x.^1 + 0.521158267964*x.^2 + -0.0560476006347*x.^3 ).*(x>=3.93750993901 & x<4.02078294354) ...
+( 1.53554153097 + -1.5019059043*x.^1 + 0.630362434052*x.^2 + -0.0651009092086*x.^3 ).*(x>=4.02078294354 & x<4.10818846542) ...
+( 2.64895331634 + -2.31497360658*x.^1 + 0.828276358675*x.^2 + -0.0811594003812*x.^3 ).*(x>=4.10818846542 & x<4.19960587104) ...
+( 4.23061066625 + -3.44483488296*x.^1 + 1.09731619505*x.^2 + -0.102513772246*x.^3 ).*(x>=4.19960587104 & x<4.2947255206) ...
+( 6.65573363481 + -5.13885906932*x.^1 + 1.49175914099*x.^2 + -0.133128297284*x.^3 ).*(x>=4.2947255206 & x<4.39299652986) ...
+( 10.4135864553 + -7.7051161526*x.^1 + 2.07592920938*x.^2 + -0.17745415887*x.^3 ).*(x>=4.39299652986 & x<4.49358290518) ...
+( 16.3010686085 + -11.6357093635*x.^1 + 2.95064172583*x.^2 + -0.242340207479*x.^3 ).*(x>=4.49358290518 & x<4.5953478424) ...
+( 25.3783984084 + -17.5617002424*x.^1 + 4.24020479748*x.^2 + -0.335881408703*x.^3 ).*(x>=4.5953478424 & x<4.6968965439) ...
+( 38.3572418103 + -25.8515422352*x.^1 + 6.00516638762*x.^2 + -0.461138698181*x.^3 ).*(x>=4.6968965439 & x<4.79671584072) ...
+( 52.8117941225 + -34.8918227889*x.^1 + 7.88984766829*x.^2 + -0.5921089525*x.^3 ).*(x>=4.79671584072 & x<4.89344400829) ...
+( 55.6726441295 + -36.6457102364*x.^1 + 8.2482634271*x.^2 + -0.616523642727*x.^3 ).*(x>=4.89344400829 & x<4.98626759511) ...
+( 16.1201578665 + -12.8488608845*x.^1 + 3.47578603836*x.^2 + -0.29748224234*x.^3 ).*(x>=4.98626759511 & x<5.07534895575) ...
+( -83.2329460054 + 45.8779999115*x.^1 + -8.0952135733*x.^2 + 0.462465478335*x.^3 ).*(x>=5.07534895575 & x<5.16204214638) ...
+( -176.455455106 + 100.055691486*x.^1 + -18.5906124945*x.^2 + 1.14019460334*x.^3 ).*(x>=5.16204214638 & x<5.24859238494) ...
+( -180.101653194 + 102.139792034*x.^1 + -18.9876904909*x.^2 + 1.16541266608*x.^3 ).*(x>=5.24859238494 & x<5.33730153827) ...
+( -120.596029053 + 68.6927643286*x.^1 + -12.7210354283*x.^2 + 0.774037922524*x.^3 ).*(x>=5.33730153827 & x<5.42965577021) ...
+( -61.7517987158 + 36.1800787213*x.^1 + -6.73305258313*x.^2 + 0.406428194357*x.^3 ).*(x>=5.42965577021 & x<5.5259533407) ...
+( -24.7550719134 + 16.0948240034*x.^1 + -3.09833953372*x.^2 + 0.187177154442*x.^3 ).*(x>=5.5259533407 & x<5.62547430762) ...
+( -5.22737138212 + 5.68092850049*x.^1 + -1.24713642916*x.^2 + 0.077485479078*x.^3 ).*(x>=5.62547430762 & x<5.7268987042) ...
+( 4.34845627504 + 0.664691186838*x.^1 + -0.371228267912*x.^2 + 0.0265033677882*x.^3 ).*(x>=5.7268987042 & x<5.8287144432) ...
+( 8.87105662336 + -1.66306070033*x.^1 + 0.0281311294055*x.^2 + 0.00366474695635*x.^3 ).*(x>=5.8287144432 & x<5.92950336812) ...
+( 10.9190463473 + -2.69922996955*x.^1 + 0.202879199334*x.^2 + -0.00615890150569*x.^3 ).*(x>=5.92950336812 & x<6.02809472909) ...
+( 11.7631117939 + -3.11929575378*x.^1 + 0.272563868058*x.^2 + -0.0100122289585*x.^3 ).*(x>=6.02809472909 & x<6.12361728624) ...
+( 12.020617181 + -3.24544932043*x.^1 + 0.293165019428*x.^2 + -0.0111336332096*x.^3 ).*(x>=6.12361728624 & x<6.21548869292) ...
+( 11.9936117506 + -3.23241473935*x.^1 + 0.291067906599*x.^2 + -0.0110211661705*x.^3 ).*(x>=6.21548869292 & x<6.30337371038) ...
+( 11.8317871154 + -3.15539663318*x.^1 + 0.278849353534*x.^2 + -0.0103750278946*x.^3 ).*(x>=6.30337371038 & x<6.38713223954) ...
+( 11.6101735318 + -3.05130598251*x.^1 + 0.26255242296*x.^2 + -0.00952451940542*x.^3 ).*(x>=6.38713223954 & x<6.46676899681) ...
+( 11.3665193178 + -2.93827231109*x.^1 + 0.245073265831*x.^2 + -0.00862354618174*x.^3 ).*(x>=6.46676899681 & x<6.54239027846) ...
+( 11.1196204068 + -2.8250573084*x.^1 + 0.227768428015*x.^2 + -0.00774186853392*x.^3 ).*(x>=6.54239027846 & x<6.61416942779) ...
+( 10.8784993481 + -2.71569162248*x.^1 + 0.211233368382*x.^2 + -0.00690855354181*x.^3 ).*(x>=6.61416942779 & x<6.68232062861) ...
+( 10.6470986573 + -2.61180524663*x.^1 + 0.195686916538*x.^2 + -0.00613305190064*x.^3 ).*(x>=6.68232062861 & x<6.74707980283) ...
+( 10.4267240864 + -2.51381860175*x.^1 + 0.181164093666*x.^2 + -0.00541556506206*x.^3 ).*(x>=6.74707980283 & x<6.80869117752) ...
+( 10.2173345589 + -2.42155878761*x.^1 + 0.167613792774*x.^2 + -0.0047521825049*x.^3 ).*(x>=6.80869117752 & x<6.86739817988) ...
+( 10.018228927 + -2.33458015611*x.^1 + 0.154948351042*x.^2 + -0.00413742072759*x.^3 ).*(x>=6.86739817988 & x<6.92343753051) ...
+( 9.82841188928 + -2.25233039063*x.^1 + 0.143068448159*x.^2 + -0.003565455196*x.^3 ).*(x>=6.92343753051 & x<6.97703564017) ...
+( 9.64678688124 + -2.17423489962*x.^1 + 0.131875228712*x.^2 + -0.00303069038448*x.^3 ).*(x>=6.97703564017 & x<7.02840662758) ...
+( 9.47225479172 + -2.0997377488*x.^1 + 0.121275792059*x.^2 + -0.00252799528754*x.^3 ).*(x>=7.02840662758 & x<7.07775145322) ...
+( 9.30376120256 + -2.02831947835*x.^1 + 0.111185261058*x.^2 + -0.00205277227982*x.^3 ).*(x>=7.07775145322 & x<7.12525780195) ...
+( 9.14031558376 + -1.95950276041*x.^1 + 0.101527123788*x.^2 + -0.00160094594882*x.^3 ).*(x>=7.12525780195 & x<7.17110045314) ...
+( 8.98099533547 + -1.89285179826*x.^1 + 0.0922327396717*x.^2 + -0.00116891629603*x.^3 ).*(x>=7.17110045314 & x<7.21544195467) ...
+( 8.82494193533 + -1.82796870401*x.^1 + 0.0832404846356*x.^2 + -0.000753499144293*x.^3 ).*(x>=7.21544195467 & x<7.25843347404) ...
+( 8.67135305418 + -1.76448852677*x.^1 + 0.0744947714634*x.^2 + -0.000351864585746*x.^3 ).*(x>=7.25843347404 & x<7.30021574055) ...
+( 8.51947286515 + -1.7020738553*x.^1 + 0.0659450691417*x.^2 + 3.85212432739e-05*x.^3 ).*(x>=7.30021574055 & x<7.34092002182) ...
+( 8.36858165769 + -1.6404094289*x.^1 + 0.0575449740289*x.^2 + 0.000419949142764*x.^3 ).*(x>=7.34092002182 & x<7.38066909797) ...
+( 8.21798522389 + -1.57919691613*x.^1 + 0.0492513475355*x.^2 + 0.00079451439258*x.^3 ).*(x>=7.38066909797 & x<7.41957821123) ...
+( 8.06700433812 + -1.51814996111*x.^1 + 0.0410235273981*x.^2 + 0.00116415895112*x.^3 ).*(x>=7.41957821123 & x<7.45775597869) ...
+( 7.9149642142 + -1.4569894226*x.^1 + 0.0328225968918*x.^2 + 0.00153070935984*x.^3 ).*(x>=7.45775597869 & x<7.4953052623) ...
+( 7.76118387334 + -1.39543875769*x.^1 + 0.0246107012116*x.^2 + 0.0018959111047*x.^3 ).*(x>=7.4953052623 & x<7.53232399517) ...
+( 7.60496529822 + -1.33321948438*x.^1 + 0.0163503988991*x.^2 + 0.00226146018436*x.^3 ).*(x>=7.53232399517 & x<7.56890596584) ...
+( 7.44558181895 + -1.27004649214*x.^1 + 0.00800401534994*x.^2 + 0.00262903349843*x.^3 ).*(x>=7.56890596584 & x<7.6051415646) ...
+( 7.28226621416 + -1.20562338967*x.^1 + -0.000466977849446*x.^2 + 0.00300031710648*x.^3 ).*(x>=7.6051415646 & x<7.64111849668) ...
+( 7.1141957886 + -1.1396368097*x.^1 + -0.00910270048485*x.^2 + 0.0033770386837*x.^3 ).*(x>=7.64111849668 & x<7.67692246854) ...
+( 6.94048227699 + -1.07175276672*x.^1 + -0.0179453119953*x.^2 + 0.0037609864417*x.^3 ).*(x>=7.67692246854 & x<7.71263785332) ...
+( 6.76013486672 + -1.00160267785*x.^1 + -0.0270407849319*x.^2 + 0.00415408467474*x.^3 ).*(x>=7.71263785332 & x<7.74834834229) ...
+( 6.57211399859 + -0.928804891865*x.^1 + -0.0364360499322*x.^2 + 0.00455826823254*x.^3 ).*(x>=7.74834834229 & x<7.78413758908) ...
+( 6.37502747607 + -0.85284791387*x.^1 + -0.0461939681505*x.^2 + 0.00497612305189*x.^3 ).*(x>=7.78413758908 & x<7.82008985343) ...
+( 6.16815418801 + -0.77348567177*x.^1 + -0.0563424758516*x.^2 + 0.00540870579247*x.^3 ).*(x>=7.82008985343 & x<7.85629065148) ...
+( 5.94746532954 + -0.68921351271*x.^1 + -0.0670691868146*x.^2 + 0.00586382774246*x.^3 ).*(x>=7.85629065148 & x<7.89282741923) ...
+( 5.72030915471 + -0.602873284009*x.^1 + -0.0780082615105*x.^2 + 0.00632581152068*x.^3 ).*(x>=7.89282741923 & x<7.92979019602) ...
+( 5.45055274127 + -0.500818977361*x.^1 + -0.090877997547*x.^2 + 0.00686679834456*x.^3 ).*(x>=7.92979019602 & x<7.96727233431) ...
+( 5.26176995002 + -0.429734627537*x.^1 + -0.0998000409819*x.^2 + 0.00724007722264*x.^3 ).*(x>=7.96727233431 & x<8.00537124177) ...
+( 4.68592179116 + -0.213936455983*x.^1 + -0.126756713575*x.^2 + 0.00836251830124*x.^3 ).*(x>=8.00537124177 & x<8.04418916091) ...
+( 5.43052783222 + -0.491629841667*x.^1 + -0.092235722071*x.^2 + 0.00693204508163*x.^3 ).*(x>=8.04418916091 & x<8.08383399032) ...
+( 1.21893605515 + 1.07133834229*x.^1 + -0.285580635614*x.^2 + 0.0149045374153*x.^3 ).*(x>=8.08383399032 & x<8.12442014953) ...
+( 14.9660977197 + -4.00489900569*x.^1 + 0.339231628468*x.^2 + -0.0107306157231*x.^3 ).*(x>=8.12442014953 & x<8.1660694869) ...
+( -36.8106240847 + 15.0165121717*x.^1 + -1.99009109011*x.^2 + 0.0843507336873*x.^3 ).*(x>=8.1660694869 & x<8.20891222549) ...
+( 148.933699545 + -52.8649507532*x.^1 + 6.27914861672*x.^2 + -0.251432273841*x.^3 ).*(x>=8.20891222549 & x<8.2530879352) ...
+( -524.529201076 + 191.939020527*x.^1 + -23.3829576401*x.^2 + 0.946588252524*x.^3 ).*(x>=8.2530879352 & x<8.29874651062) ...
+( 1899.43754068 + -684.325872725*x.^1 + 82.2070723882*x.^2 + -3.294615721*x.^3 ).*(x>=8.29874651062 & x<8.34604911971) ...
+( -6810.68287822 + 2446.54010732*x.^1 + -292.924434165*x.^2 + 11.6877829834*x.^3 ).*(x>=8.34604911971 & x<8.39516906941) ...
+( 24385.2418802 + -8701.27281954*x.^1 + 1034.95983293*x.^2 + -41.0363593622*x.^3 ).*(x>=8.39516906941 & x<8.44629250598) ...
+( -87057.8902354 + 30881.7035112*x.^1 + -3651.47226763*x.^2 + 143.913905196*x.^3 ).*(x>=8.44629250598 & x<8.49961882898) ...
+( 89680.5848944 + -31499.3792242*x.^1 + 3687.80776251*x.^2 + -143.913905196*x.^3 ).*(x>=8.49961882898 & x<8.55294515198) ...
+( -26037.7079222 + 9089.54918369*x.^1 + -1057.80064332*x.^2 + 41.0363593622*x.^3 ).*(x>=8.55294515198 & x<8.60406858855) ...
+( 7545.41779178 + -2619.95500088*x.^1 + 303.125767722*x.^2 + -11.6877829834*x.^3 ).*(x>=8.60406858855 & x<8.65318853825) ...
+( -2162.13697102 + 745.586401538*x.^1 + -85.8107945106*x.^2 + 3.294615721*x.^3 ).*(x>=8.65318853825 & x<8.70049114735) ...
+( 631.181595412 + -217.572523328*x.^1 + 24.8908783667*x.^2 + -0.946588252527*x.^3 ).*(x>=8.70049114735 & x<8.74614972277) ...
+( -170.339545947 + 57.3557022684*x.^1 + -6.54332231712*x.^2 + 0.251432273845*x.^3 ).*(x>=8.74614972277 & x<8.79032543248) ...
+( 57.7332967829 + -20.4819766033*x.^1 + 2.31160341568*x.^2 + -0.0843507336899*x.^3 ).*(x>=8.79032543248 & x<8.83316817106) ...
+( -7.79740716675 + 1.77415030857*x.^1 + -0.208005232191*x.^2 + 0.0107306157223*x.^3 ).*(x>=8.83316817106 & x<8.87481750844) ...
+( 10.1216110288 + -4.28310715454*x.^1 + 0.474516685285*x.^2 + -0.0149045374073*x.^3 ).*(x>=8.87481750844 & x<8.91540366764) ...
+( 4.4720182603 + -2.38204031143*x.^1 + 0.261282723708*x.^2 + -0.00693204509594*x.^3 ).*(x>=8.91540366764 & x<8.95504849705) ...
+( 5.49928576453 + -2.72618166518*x.^1 + 0.299712594173*x.^2 + -0.00836251828946*x.^3 ).*(x>=8.95504849705 & x<8.9938664162) ...
+( 4.68269804758 + -2.45380012897*x.^1 + 0.269427339356*x.^2 + -0.0072400772311*x.^3 ).*(x>=8.9938664162 & x<9.03196532365) ...
+( 4.40766795237 + -2.36244788657*x.^1 + 0.259313013278*x.^2 + -0.00686679833719*x.^3 ).*(x>=9.03196532365 & x<9.06944746194) ...
+( 4.0040883882 + -2.22895147484*x.^1 + 0.244593658843*x.^2 + -0.00632581152414*x.^3 ).*(x>=9.06944746194 & x<9.10641023873) ...
+( 3.65521458264 + -2.11401909323*x.^1 + 0.231972617335*x.^2 + -0.00586382774287*x.^3 ).*(x>=9.10641023873 & x<9.14294700648) ...
+( 3.30736908267 + -1.99988341037*x.^1 + 0.21948914972*x.^2 + -0.00540870579274*x.^3 ).*(x>=9.14294700648 & x<9.17914780453) ...
+( 2.97280734072 + -1.89053935717*x.^1 + 0.207576926982*x.^2 + -0.00497612305222*x.^3 ).*(x>=9.17914780453 & x<9.21510006889) ...
+( 2.64582402432 + -1.7840890808*x.^1 + 0.196025204745*x.^2 + -0.00455826822155*x.^3 ).*(x>=9.21510006889 & x<9.25088931567) ...
+( 2.32583943431 + -1.68032027141*x.^1 + 0.184808033526*x.^2 + -0.00415408469438*x.^3 ).*(x>=9.25088931567 & x<9.28659980464) ...
+( 2.01101290507 + -1.57861678385*x.^1 + 0.173856394637*x.^2 + -0.00376098642667*x.^3 ).*(x>=9.28659980464 & x<9.32231518942) ...
+( 1.69995341215 + -1.47851520395*x.^1 + 0.163118549171*x.^2 + -0.00337703868949*x.^3 ).*(x>=9.32231518942 & x<9.35811916128) ...
+( 1.39121816524 + -1.37954171101*x.^1 + 0.152542332814*x.^2 + -0.00300031710779*x.^3 ).*(x>=9.35811916128 & x<9.39409609337) ...
+( 1.08341662752 + -1.28124544025*x.^1 + 0.142078710792*x.^2 + -0.00262903348744*x.^3 ).*(x>=9.39409609337 & x<9.43033169212) ...
+( 0.775151181717 + -1.18317928865*x.^1 + 0.131679696758*x.^2 + -0.00226146020113*x.^3 ).*(x>=9.43033169212 & x<9.4669136628) ...
+( 0.465001760955 + -1.08489506472*x.^1 + 0.121297831303*x.^2 + -0.00189591109594*x.^3 ).*(x>=9.4669136628 & x<9.50393239566) ...
+( 0.151497930671 + -0.985934818407*x.^1 + 0.110885273407*x.^2 + -0.00153070935756*x.^3 ).*(x>=9.50393239566 & x<9.54148167928) ...
+( -0.166908011109 + -0.8858227124*x.^1 + 0.100392971543*x.^2 + -0.00116415895458*x.^3 ).*(x>=9.54148167928 & x<9.57965944673) ...
+( -0.491871474467 + -0.784056006027*x.^1 + 0.0897697644298*x.^2 + -0.000794514390771*x.^3 ).*(x>=9.57965944673 & x<9.61856856) ...
+( -0.825189508938 + -0.680095203837*x.^1 + 0.0789614199718*x.^2 + -0.000419949146105*x.^3 ).*(x>=9.61856856 & x<9.65831763614) ...
+( -1.16883996002 + -0.573352871261*x.^1 + 0.067909564297*x.^2 + -3.8521238017e-05*x.^3 ).*(x>=9.65831763614 & x<9.69902191741) ...
+( -1.52502678709 + -0.463180887908*x.^1 + 0.0565504824956*x.^2 + 0.000351864579511*x.^3 ).*(x>=9.69902191741 & x<9.74080418393) ...
+( -1.89623324599 + -0.348855688915*x.^1 + 0.0448137514379*x.^2 + 0.000753499148078*x.^3 ).*(x>=9.74080418393 & x<9.78379570329) ...
+( -2.2852842543 + -0.229561188054*x.^1 + 0.0326206819505*x.^2 + 0.00116891629487*x.^3 ).*(x>=9.78379570329 & x<9.82813720483) ...
+( -2.69541959203 + -0.104368998778*x.^1 + 0.0198825417855*x.^2 + 0.00160094594944*x.^3 ).*(x>=9.82813720483 & x<9.87397985602) ...
+( -3.13037851624 + 0.0277840734038*x.^1 + 0.00649856955653*x.^2 + 0.00205277227898*x.^3 ).*(x>=9.87397985602 & x<9.92148620474) ...
+( -3.59449571003 + 0.168121070566*x.^1 + -0.00764618600391*x.^2 + 0.00252799528719*x.^3 ).*(x>=9.92148620474 & x<9.97083103038) ...
+( -4.09280469803 + 0.318051097406*x.^1 + -0.0226830496699*x.^2 + 0.00303069038586*x.^3 ).*(x>=9.97083103038 & x<10.0222020178) ...
+( -4.63113927962 + 0.479193702784*x.^1 + -0.0387616125537*x.^2 + 0.00356545519621*x.^3 ).*(x>=10.0222020178 & x<10.0758001274) ...
+( -5.21621016647 + 0.65339452439*x.^1 + -0.0560506436383*x.^2 + 0.00413742072635*x.^3 ).*(x>=10.0758001274 & x<10.1318394781) ...
+( -5.85560888284 + 0.84271810707*x.^1 + -0.0747366466183*x.^2 + 0.00475218250514*x.^3 ).*(x>=10.1318394781 & x<10.1905464804);

subplot(2,3,[1 2 4 5]);
plot(t3,y3);
title('when n=160');
axis([-2 2 -2 2]);
